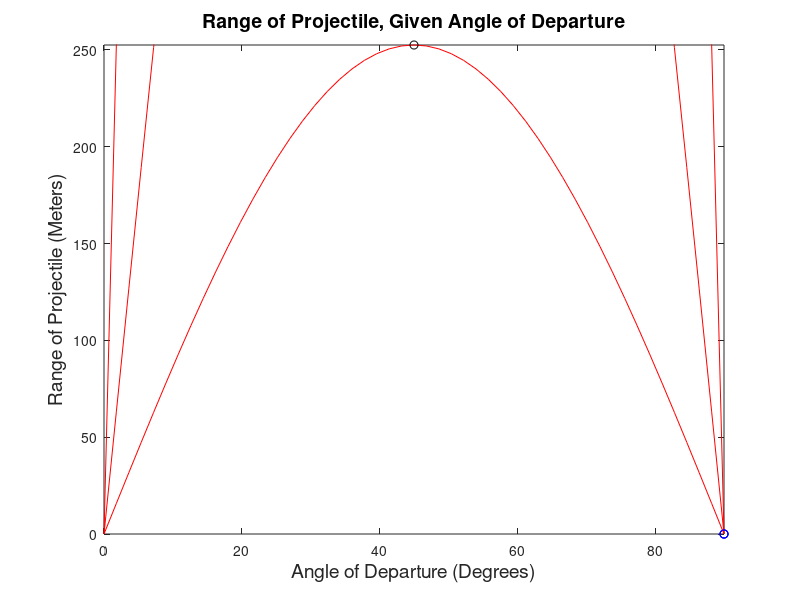

Recreate this plot in MATLAB.
%% Math 111-01: MATLAB (Spring 2019)
% Trisha Menon
% trisha0menon@gmail.com
% 
% Homework Assignment #2: Chapter 5
%
%
%% Section 5.3: Other Types of Two-Dimensional Plots
%
%
%---Program Objective ---
% 
% The objective of this program is to calculate the optimal angle from
% which a projectile must be launched in order to maximize the range of
% the projectile at 3 different initial velocities.
%
% The horizontal range of an object shot at an angle is given by the
% following equation (neglecting air resistance):
%               R(theta) = (V^2/g)*sin(2*theta)
%
%% ***** START OF PROGRAM *****
clear
clc
format compact
%
%% First, define the variables...
v0 = [50; 100; 200];    % v0 represents the 3 initial velocities in m/s
g = 9.9;                % g represents the gravitational constants in m/s^2
t = (0:pi/100:pi/2);    % t represents the angle theta in radians
%
%% Calculate the ranges for each initial velocity
r = (((v0.^2)/g)*sin(2.*t))'; % r represents the range of a projectile in meters
optT = asin(max(sin(2*t)))/2; % optT is the angle at which the range is the greatest
[OptT,V0] = meshgrid(optT, v0);    % meshgrid is used to create an array with the
degrees = t.*180./pi;              % optimal degrees that has the same dimensions at the velocity array
Deg = optT*180/pi;    % lines 35-37 all convert the single optimal angle, array of optimal angles,
deg = OptT.*180./pi;  % and the array of all angles from radians to degrees
%
%% Display the calculations in tabular form...
disp('Math 111:      MATLAB for Engineers');        % user output formatting
disp('Your Name:     Trisha Menon');
disp('Email Address: trisha0menon@gmail.com');
disp('Assignment #2: Animated Two-Dimensional Plots');
disp('               and Identifying Extremes');
fprintf('\n\n')
disp('The following table displays the optimum firing angles and');
disp('associated maximum ranges for reach given initial velocity...');
fprintf('\nVelocity     -- Optimal Angles --     Optimal\n');
disp(' (m/s)       Radians     Degrees      Range(m)');
disp('--------     --------    --------     --------');
results = [v0'; OptT'; deg'; max(r)];  % array with the 4 columns
fprintf('    %3d       %0.5f    %2.5f      %4.2f\n', results);
%
%% Display our findings in the form of animated and labeled plots...
comet(degrees, r(:,3));
axis([0,90,0,4500]); % Create own scales to give enough room for the top point label
hold on                 % In order to prevent overwriting, the comet commands had
comet(degrees, r(:,2)); % to be used separately for each column of the velocity
hold on                 % array so all 3 lines would appear on the same plot window.
comet(degrees, r(:,1));
hold on
% The following plot command plots the 3 maxima on each corresponding line
plot(Deg, max(r(:,3)), 'ko', Deg, max(r(:,2)), 'ko', Deg, max(r(:,1)), 'ko');
% Each of the text commands prints the label on the point just above each
% of the maxima points, hence the '+100' to the y-coordinates
text(Deg, (max(r(:,3)))+100, 'Velocity = 200m/s', 'HorizontalAlignment', 'center',...
    'VerticalAlignment', 'bottom', 'FontSize', 12);
text(Deg, (max(r(:,2)))+100, 'Velocity = 100m/s', 'HorizontalAlignment', 'center',...
    'VerticalAlignment', 'bottom', 'FontSize', 12);
text(Deg, (max(r(:,1)))+100, 'Velocity = 50m/s', 'HorizontalAlignment', 'center',...
    'VerticalAlignment', 'bottom', 'FontSize', 12);
% More user output to label the graph and axes
title('Range of Projectile, Given Angle of Departure', 'FontSize', 14,...
    'FontWeight', 'bold');
xlabel('Angle of Departure (Degrees)', 'FontSize', 14);
ylabel('Range of Projectile (Meters)', 'FontSize', 14);
hold off
%
% ***** END OF PROGRAM *****
